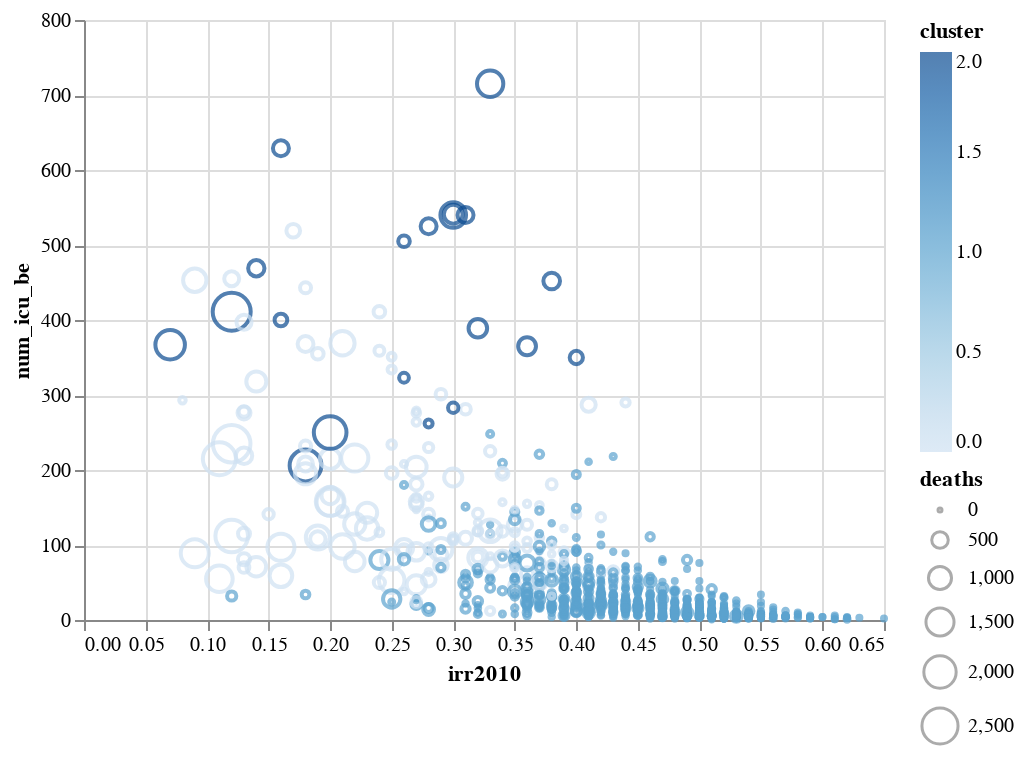

Notebook cell for this chart:
### Code cell
alt.Chart(sample).mark_point().encode(
    x='irr2010',
    y='num_icu_be',
    size='deaths',
    tooltip=['County','State'],
    color='cluster'
)

### Figure 1 — Vega-Lite specification as saved in the notebook (floating-point values rounded to 4 significant figures; data arrays with more than 128 entries replaced by an {"elided": "..."} marker saying what was removed)
{"config": {"view": {"continuousWidth": 400, "continuousHeight": 300}}, "data": {"name": "data-cec89cc4a832903e25f36302aaaff406"}, "mark": "point", "encoding": {"color": {"type": "quantitative", "field": "cluster"}, "size": {"type": "quantitative", "field": "deaths"}, "tooltip": [{"type": "nominal", "field": "County"}, {"type": "nominal", "field": "State"}], "x": {"type": "quantitative", "field": "irr2010"}, "y": {"type": "quantitative", "field": "num_icu_be"}}, "$schema": "https://vega.github.io/schema/vega-lite/v4.8.1.json", "datasets": {"data-cec89cc4a832903e25f36302aaaff406": {"elided": "1332 records"}}}
